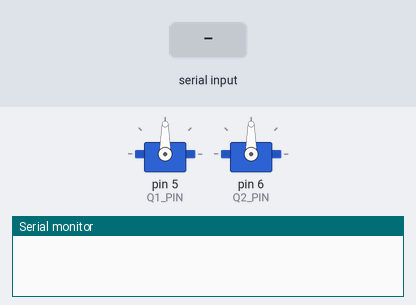
The sketch below on a simulated Arduino Uno, built with avr-gcc and run on an emulated ATmega328P. Shown: 2 × servo, the last lines printed to the serial monitor. The inputs (shaded band) are chosen by the test bench.

Above: at 1.2 s.
1.3 s: "30;150\n" received over Serial
At 1.7 s:
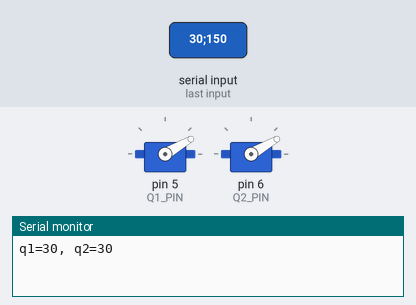
2.8 s: "90;45\n" received over Serial
At 4.0 s:
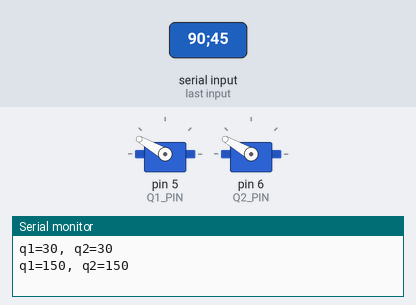
4.3 s: "1;90\n" received over Serial
At 5.1 s:
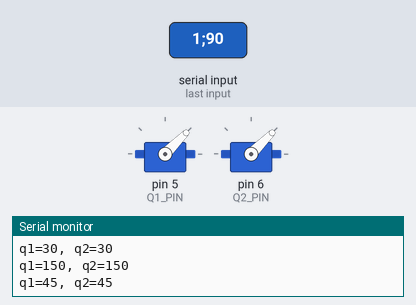
5.8 s: "1;90;45\n" received over Serial
At 6.3 s:
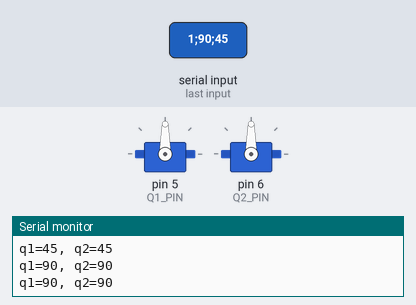
Timing chart, 0 to 8.3 s (numbered marks = the images above; inputs shaded):
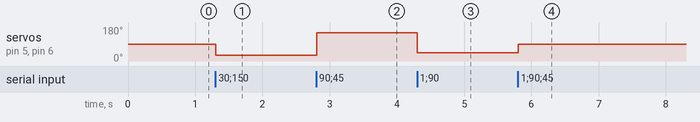

Measured:
- after the input at 1.3 s, servo on pin 5 (Q1_PIN), servo on pin 6 (Q2_PIN): 90° → 30° at once
- after the input at 2.8 s, servo on pin 5 (Q1_PIN), servo on pin 6 (Q2_PIN): 30° → 150° at once
- after the input at 4.3 s, servo on pin 5 (Q1_PIN), servo on pin 6 (Q2_PIN): 150° → 45° at once
- after the input at 5.8 s, servo on pin 5 (Q1_PIN), servo on pin 6 (Q2_PIN): 45° → 90° at once

The sketch:

arduino.ino
```cpp
#include <Servo.h>

const int Q1_PIN = 5;
const int Q2_PIN = 6;

Servo q1Servo;
Servo q2Servo;

String pendingCommands = "";

void setup()
{
  Serial.begin(9600);

  q1Servo.attach(Q1_PIN);
  q2Servo.attach(Q2_PIN);
}

void loop()
{
  String command = readNextCommand();
  if (command.length() > 0)
    actuateArm(command);
}

String readNextCommand()
{
  readCommandsFromSerial();

  String command;
  int commandSeparatorIndex = pendingCommands.indexOf(';');
  if (commandSeparatorIndex != -1)
  {
    command = pendingCommands.substring(0, commandSeparatorIndex);
    pendingCommands = (pendingCommands.length() > commandSeparatorIndex) ? pendingCommands.substring(commandSeparatorIndex+1) : "";
  }
  return command;
}

void readCommandsFromSerial()
{
  while (Serial.available() > 0)
  {
    char ch = Serial.read();
    pendingCommands += ch;
  }
}

void actuateArm(String command)
{
  int semicolonIndex = command.indexOf(':');
  int q1 = command.substring(0, semicolonIndex).toInt();
  int q2 = command.substring(semicolonIndex+1).toInt();

  if (true)
  {
    Serial.print("q1=");
    Serial.print(q1);
    Serial.print(", q2=");
    Serial.print(q2);
    Serial.println("");
  }

  q1Servo.write(q1);
  q2Servo.write(q2);
  delay(15);
}
```
